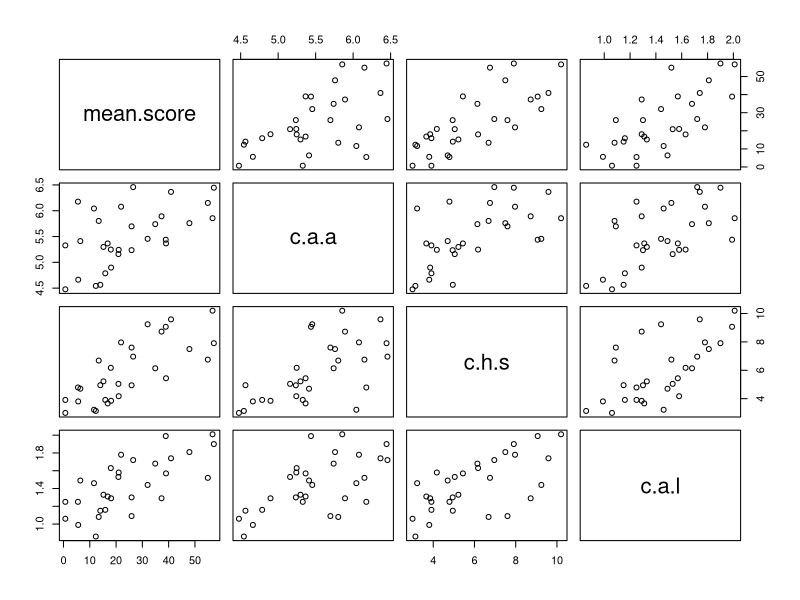
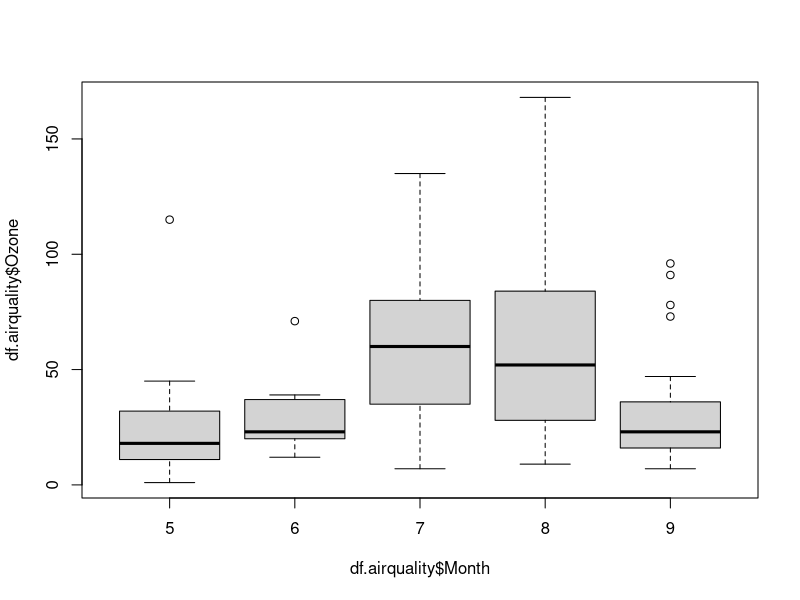
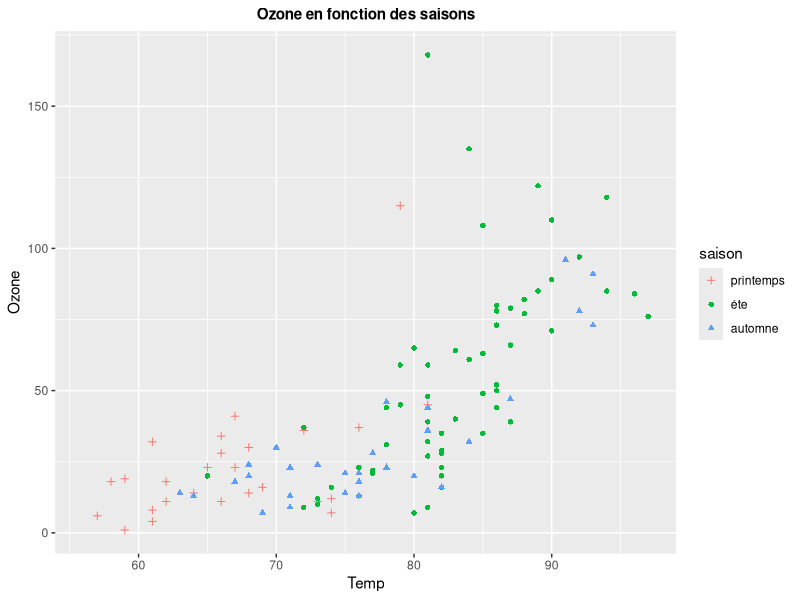
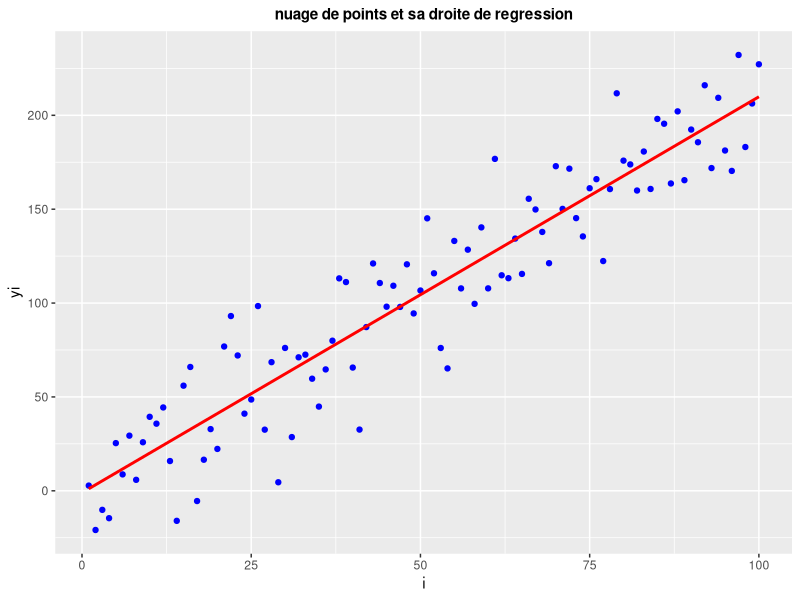
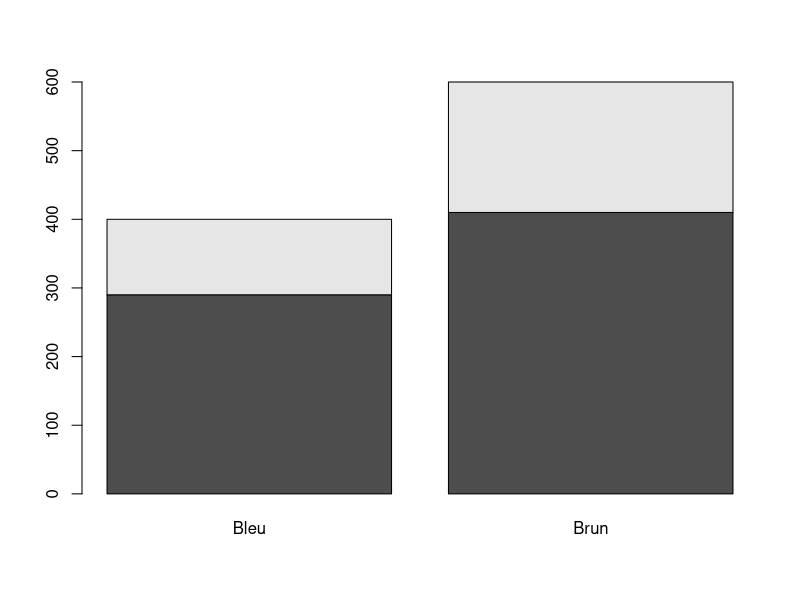
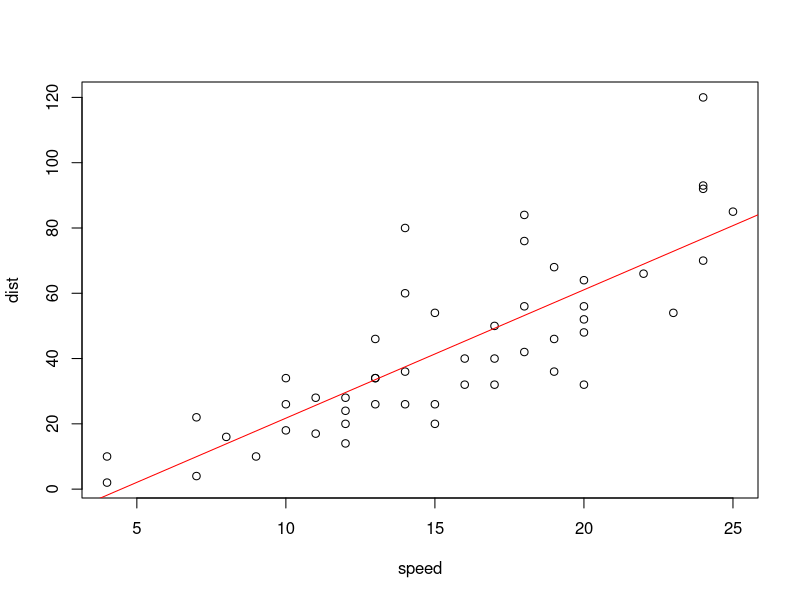
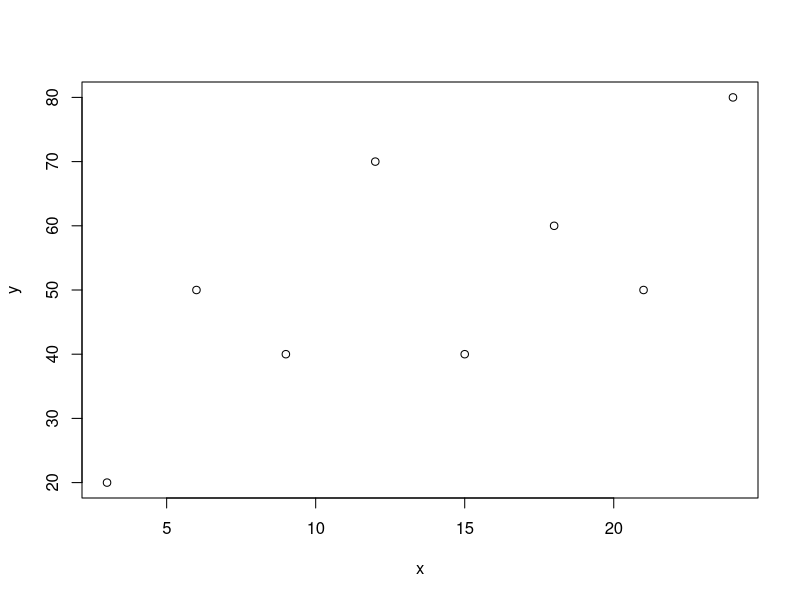
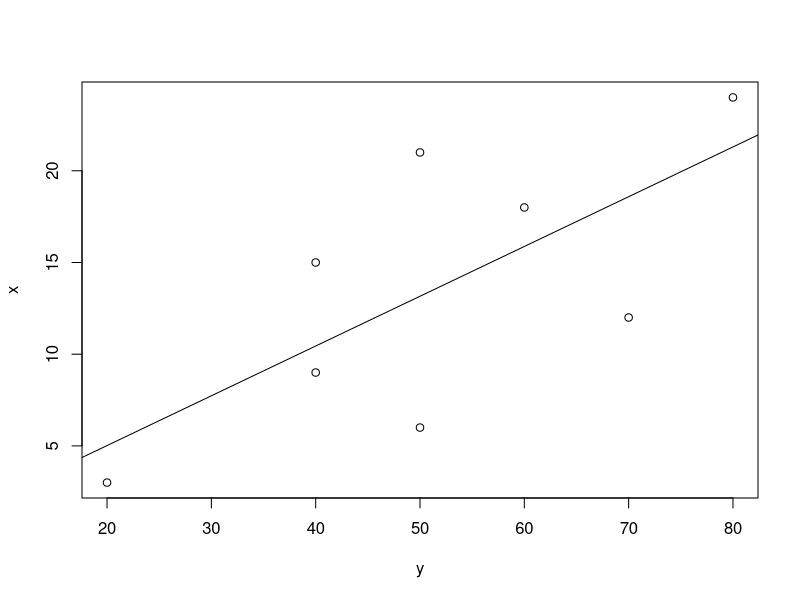

Reproduce these figures in R, in order.
## ---- chunk 1
knitr::opts_chunk$set(echo = TRUE)
## ---- chunk 2
library(tidyverse)
library(readxl)
library(gplots)
## ---- chunk 3
# Creation d'un data-frame "acteur"
Mort.à <- c(93,53,72,68,68,53)
Années.de.carrière <- c(66,25,48,37,31,32)
Nombre.de.films <- c(211,58,98,140,74,81)
Prénom <- c("Michel","André","Jean","Louis","Lino","Jacques")
Nom <- c("Galabru","Raimbourg","Gabin","De Funès","Ventura","Villeret")
Date.du.décès <- c("04-01-2016","23-09-1970","15-10-1976","27-01-1983","22-10-1987","28-01-2005")
data.acteur <- data.frame(Mort.à,Années.de.carrière,Nombre.de.films,Prénom,Nom,Date.du.décès)
 #utilisation d'un dplyer pour renommer la premiere variable
data.acteur.r <- rename(data.acteur,"Age.du.décès"=Mort.à)
# extraction de la colonne Prénom
prenom.extract <- data.acteur$Prénom
data.acteur.arrange <- arrange(data.acteur.r,Age.du.décès)
## ---- chunk 4
w <-read.delim(file="data/fromages1-TP-M1.txt")
## ---- chunk 5
w <- rename(w,"mean.score"=Y,"c.a.a"=X1,"c.h.s"=X2,"c.a.l"=X3)
w$X1
## ---- chunk 6
print(w)
## ---- chunk 7
summary(w)
## ---- chunk 8
pairs(w)
## ---- chunk 9
nv.c.a.a <- c(w$c.a.a[w$c.a.a > 5.1],rep(NA,6))
nv.c.a.l <- c(w$c.a.l[w$c.a.l < 1.77],rep(NA,5))
ww <- data.frame(w$mean.score,nv.c.a.a,w$c.h.s,nv.c.a.l)
ww <- rename(ww,"mean.score"=w.mean.score,"c.a.a"=nv.c.a.a,"c.h.s"=w.c.h.s,"c.a.l"=nv.c.a.l)
## ---- chunk 10
print(ww)
## ---- chunk 11
summary(ww)
## ---- chunk 12
data(airquality) # charger les donées airquality  
df.airquality <- data.frame(airquality)
## ---- chunk 13
names(df.airquality)
## ---- chunk 14
nrow(df.airquality)
ncol(df.airquality)
## ---- chunk 15
summary(df.airquality)
## ---- chunk 16
boxplot(df.airquality$Ozone~df.airquality$Month)
## ---- chunk 17
saison <-factor(df.airquality$Month,levels=c(5:9))
levels(saison)[levels(saison)==5] <- "printemps"
levels(saison)[levels(saison)==6] <- "éte"
levels(saison)[levels(saison)==7] <- "éte"
levels(saison)[levels(saison)==8] <- "éte"
levels(saison)[levels(saison)==9] <- "automne"
df.airquality$season = saison
## ---- chunk 18
g <- ggplot(data = df.airquality) + 
  geom_point(mapping = aes(x =Temp, y = Ozone, shape = saison,color=saison)) + 
  scale_shape_manual(values=c(3, 16, 17))+
  ggtitle("Ozone en fonction des saisons")
g + theme (plot.title = element_text(size=11,face="bold",hjust = 0.5))
## ---- chunk 19
n <- 100
e <- rnorm(n,0,25)
## ---- chunk 20
i <- c(1:100)
yi <- 1.7 + 2.1 * i + e[i]
## ---- chunk 21
data.f <- data.frame(i,yi)
g <- ggplot(data = data.f) +
geom_point(mapping = aes(x = i, y = yi),colour="blue") +
geom_smooth(mapping = aes(x = i, y = yi),se = FALSE,colour="red",fill="red",method = lm) +
ggtitle("nuage de points et sa droite de regression")
g + theme (plot.title = element_text(size=11,face="bold",hjust = 0.5))
## ---- chunk 22
# Creation d'une matrice
ligne1 <- c(68,119,26,7)
ligne2 <- c(15,54,14,10)
ligne3 <- c(5,29,14,16)
ligne4 <- c(20,84,17,94)
mat <- matrix(c(ligne1,ligne2,ligne3,ligne4),nrow = 4,ncol=4,byrow = T,dimnames = list(c("marron","noisette","vert","bleu"),c("brun", "chatin","roux","blond")))
## ---- chunk 23
matfreq <- mat / sum(mat)
round(matfreq*100,2)
## ---- chunk 24
l <- round(apply(matfreq,1,sum),2)
c <- round(apply(matfreq,2,sum),2)
## ---- chunk 25
L <- round(sweep(mat,1,rowSums(mat),'/'),2)
## ---- chunk 26
C <- round(sweep(mat,2,colSums(mat),'/'),2)
## ---- chunk 27
d.chi <- 0
distancechideux <- function(L){
  for(i in 1:nrow(L)-1){
    
    d.chi <- d.chi + sum(((L[i,] - L[i+1,]) ^ 2) /c)
  }
  return (d.chi)
}
## ---- chunk 28
t <- round((matfreq - (l%*%t(c))) / (l%*%t(c)),2)
## ---- chunk 29
tableau <- matrix(c(290,410,110,190), ncol=2, byrow=TRUE)
colnames(tableau) <- c("Bleu","Brun")
rownames(tableau) <- c("Celib","Marie")
tableau <- as.table(tableau)
## ---- chunk 30
print(tableau)
barplot(tableau)
## ---- chunk 31
n <- margin.table(tableau)
m1 <- margin.table(tableau,1)
m2 <- margin.table(tableau,2)
prop.table(tableau)
## ---- chunk 32
chisq.test(tableau)
## ---- chunk 33
tab0 <- as.array(m1) %*% t(as.array(m2))/n
tab0 <- as.table(tab0)
## ---- chunk 34

## ---- chunk 35
tab1 <- as.matrix(tableau)
tab1[2,1] <- tab1[1,1] + tab1[2,1]
tab1[1,1] <- 0
tab1[1,2] <- tab1[1,2] + tab1[2,2]
tab1[2,2] <- 0
tab1tab <- as.matrix(tab1)
chisq.test(tab1tab)
## ---- chunk 36
data(HairEyeColor)
dfH <- as.data.frame(HairEyeColor)
tH <- xtabs(Freq~Hair+Eye,dfH)
chisq.test(tH)
data(Titanic)
dfT <- as.data.frame(Titanic)
dfTtab <- xtabs(Freq~Sex+Survived,dfT)
chisq.test(dfTtab)
data(UCBAdmissions)
dfU <- as.data.frame(UCBAdmissions)
dfUtab <- xtabs(Freq~Admit+Gender,dfU)
chisq.test(as.table(dfUtab))
## ---- chunk 37
data(cars)
# regression lineaire 
reg <- lm(dist~speed,cars)
summary(reg)
plot(cars)
abline(reg,col="red")
#abline(reg$coefficients,col="yellow")
## ---- chunk 38
predict(reg,newdata = data.frame(speed=20))
## ---- chunk 39
x <- c(3,6,9,12,15,18,21,24)
y <- c(20,50,40,70,40,60,50,80)
reg1 <- lm(x~y)
plot(x,y)
abline(reg1)
## ---- chunk 40
reg2 <- lm(x~y)
plot(y,x)
abline(reg2)
## ---- chunk 41
cor(x,y)
fisher.test(x,y)
## ---- chunk 42
y <- c(85,70,100,140,115,105)
x1 <- c(3,5,9,12,14,17)
x2 <- c(11,14,15,16,19,23)
regm <- lm(y~x1+x2)
anova(regm)
## ---- chunk 43
# load data
data <- read_excel("data/Donnees-TP2-M1-MIASHS.xls")
summary(data)
## ---- chunk 44
datavq <- subset(data,select=c(Sexe,EtatCivil,Diplome,AvisReforme)) 
tabc1 <- table(datavq)
tabc2 <- round(tabc1/sum(tabc1),2)
tabc3 <- tabc2*100
## ---- chunk 45
balloonplot(tabc1)
barplot(as.matrix(tabc1),beside = TRUE)
## ---- chunk 46
# distribution marginale
matfreq <- tabc1 / sum(tabc1)
dl <- round(apply(matfreq,1,sum),2)
dl
dc <- round(apply(matfreq,2,sum),2)
dc
# distribution conditionnelle
DC <- sweep(tabc1,2,colSums(tabc1),"/")
# test de khi-deux
dfse <- subset(data,select = c(Sexe,EtatCivil))
tabdfse <- table(dfse)
chisq.test(tabdfse)
# p-value > 0.05 donc pas de dependance significative entre les deux variables
## ---- chunk 47
# Resumé de la variable stress
s <- data$Stress
summary(s)
boxplot(s,col="blue",main="boxplot de la variable Stress")
datf <- subset(data,select = c(Stress,EtatCivil))
tabSE <- table(datf) # effectif
head(tabSE / sum(tabSE),6)
head(round(tabSE / sum(tabSE),2) * 100)
chisq.test(tabSE)
ggplot(datf,aes(EtatCivil, Stress,fill = Stress)) + geom_boxplot()
